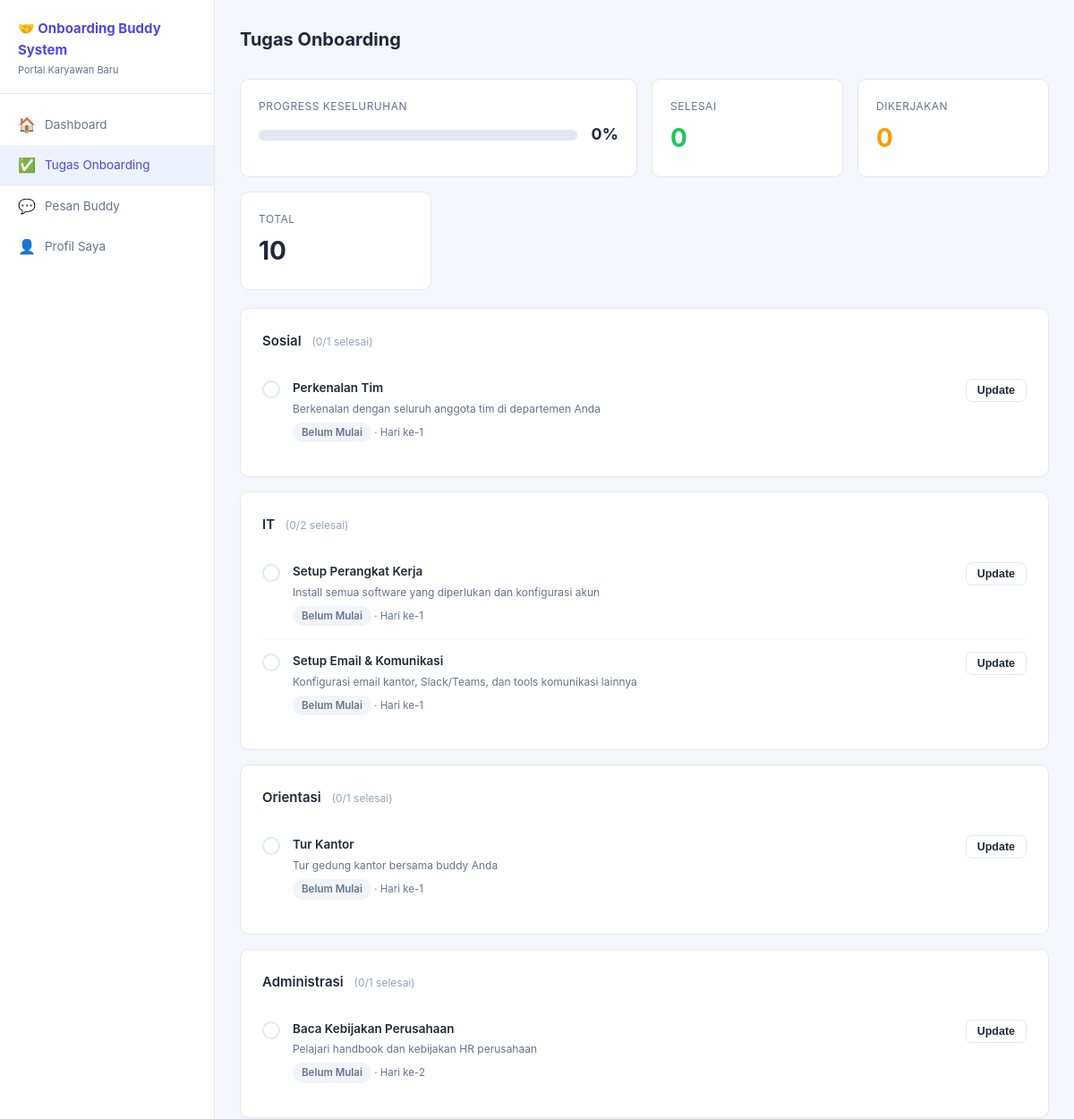
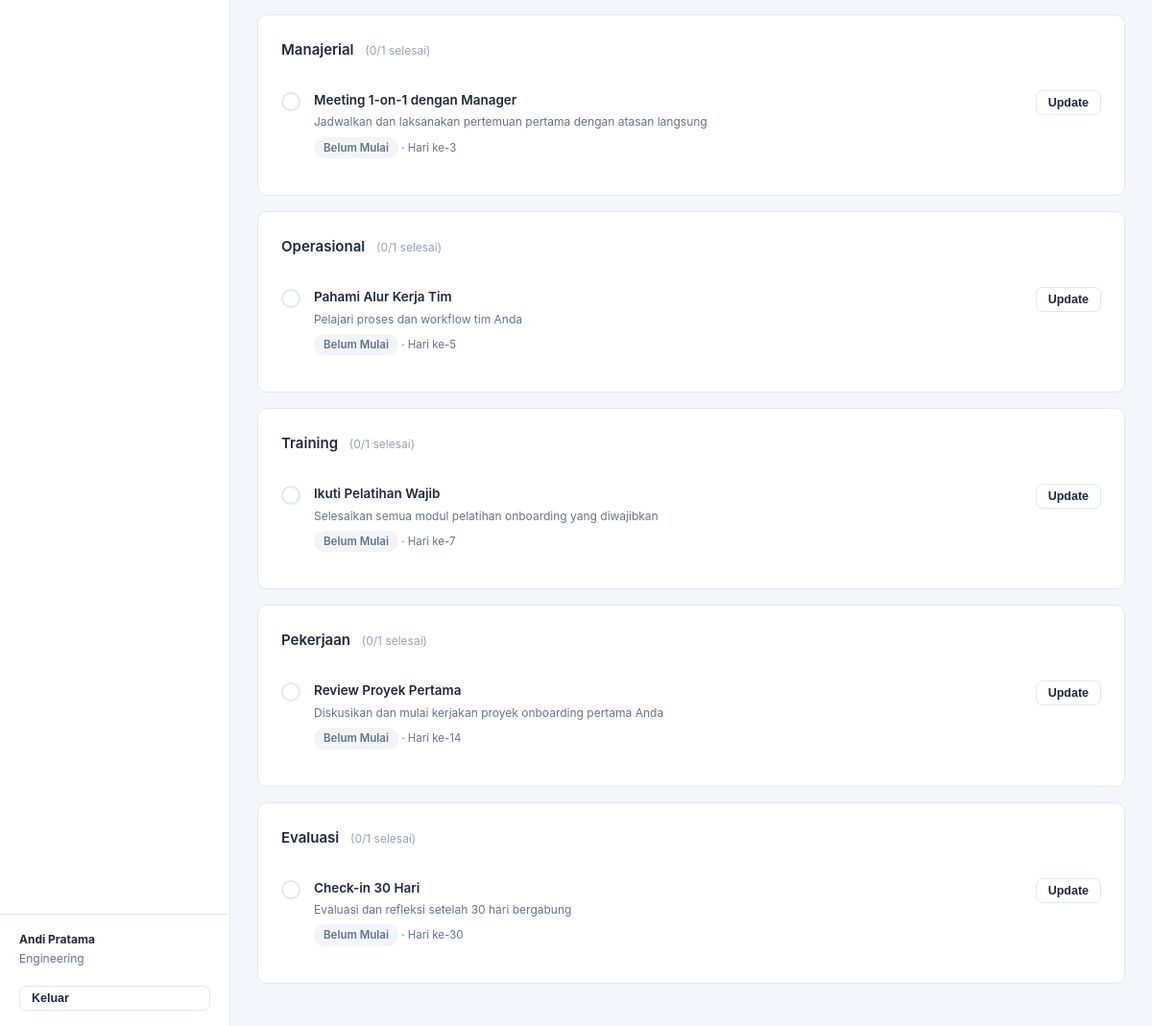
Page /tasks.php (signed in) on the committed database (2 pictures, top to bottom).
### tables this page shows
CREATE TABLE IF NOT EXISTS task_templates (
    id INT AUTO_INCREMENT PRIMARY KEY,
    title VARCHAR(200) NOT NULL,
    description TEXT,
    category VARCHAR(100),
    day_target INT DEFAULT 1,
    created_by INT,
    FOREIGN KEY (created_by) REFERENCES users(id) ON DELETE SET NULL
);

### includes/config.php (called while the page is built, shortened)
<?php
function currentUser(): array {
    return $_SESSION['user'] ?? [];
}

### tasks.php (the view, shortened to what this page needs)
<?php
require_once __DIR__ . '/includes/config.php';
$db  = getDB();
$uid = $_SESSION['user_id'];
$tasks = $db->prepare("
    SELECT t.*, op.status, op.notes, op.completed_at
    FROM task_templates t
    LEFT JOIN onboarding_progress op ON op.task_id=t.id AND op.new_hire_id=?
    ORDER BY t.day_target, t.id
");
$tasks->execute([$uid]);
$tasks = $tasks->fetchAll();
$done   = count(array_filter($tasks, fn($t) => $t['status'] === 'done'));
$inprog = count(array_filter($tasks, fn($t) => $t['status'] === 'in_progress'));
$pct    = count($tasks) > 0 ? round(($done / count($tasks)) * 100) : 0;
$user = currentUser();
$statusLabel = ['pending' => 'Belum Mulai', 'in_progress' => 'Sedang Dikerjakan', 'done' => 'Selesai'];
$statusBadge = ['pending' => 'badge-muted', 'in_progress' => 'badge-warning', 'done' => 'badge-success'];
$grouped = [];
foreach ($tasks as $t) {
    $grouped[$t['category']][] = $t;
}
?>
<!DOCTYPE html>
<html lang="id">
<head>
<link rel="stylesheet" href="assets/style.css">
</head>
<body>
<div class="layout">
  <aside class="sidebar">
    <div class="sidebar-brand"><h2>🤝 <?= APP_NAME ?></h2><span>Portal Karyawan Baru</span></div>
    <nav class="sidebar-nav">
      <a href="dashboard.php"><span class="icon">🏠</span> Dashboard</a>
      <a href="tasks.php" class="active"><span class="icon">✅</span> Tugas Onboarding</a>
      <a href="messages.php"><span class="icon">💬</span> Pesan Buddy</a>
      <a href="profile.php"><span class="icon">👤</span> Profil Saya</a>
    </nav>
    <div class="sidebar-footer">
      <strong><?= htmlspecialchars($user['name']) ?></strong>
      <?= htmlspecialchars($user['department'] ?: '') ?>
      <br><br>
      <form method="POST" action="auth.php"><input type="hidden" name="action" value="logout">
        <button class="btn btn-outline btn-sm" style="width:100%">Keluar</button>
      </form>
    </div>
  </aside>
  <main class="main">
    <div class="topbar"><h1>Tugas Onboarding</h1></div>
    <div class="stats-grid" style="margin-bottom:20px">
      <div class="stat-card" style="grid-column:span 2">
        <div class="label">Progress Keseluruhan</div>
        <div style="display:flex;align-items:center;gap:16px;margin-top:8px">
          <div class="progress-bar" style="flex:1;height:12px">
          </div>
          <strong style="font-size:18px"><?= $pct ?>%</strong>
        </div>
      </div>
      <div class="stat-card"><div class="label">Selesai</div><div class="value" style="color:var(--success)"><?= $done ?></div></div>
      <div class="stat-card"><div class="label">Dikerjakan</div><div class="value" style="color:var(--warning)"><?= $inprog ?></div></div>
      <div class="stat-card"><div class="label">Total</div><div class="value"><?= count($tasks) ?></div></div>
    </div>
    <?php foreach ($grouped as $cat => $cat_tasks): ?>
    <div class="card" style="margin-bottom:16px">
      <div class="card-title">
        <?= htmlspecialchars($cat) ?>
        <span style="font-size:12px;color:#94a3b8;font-weight:400;margin-left:8px">
          (<?= count(array_filter($cat_tasks, fn($t) => $t['status']==='done')) ?>/<?= count($cat_tasks) ?> selesai)
        </span>
      </div>
      <?php foreach ($cat_tasks as $t): ?>
      <div class="task-item">
        <div class="task-check <?= $t['status'] === 'done' ? 'done' : ($t['status'] === 'in_progress' ? 'inprog' : '') ?>">
        </div>
        <div class="task-body" style="flex:1">
          <div style="display:flex;align-items:flex-start;justify-content:space-between;gap:8px">
            <div>
              <h4 style="<?= $t['status']==='done' ? 'text-decoration:line-through;color:#94a3b8' : '' ?>">
                <?= htmlspecialchars($t['title']) ?>
              </h4>
              <p><?= htmlspecialchars($t['description']) ?></p>
              <div class="meta" style="margin-top:6px">
                <span class="badge <?= $statusBadge[$t['status'] ?? 'pending'] ?>"><?= $statusLabel[$t['status'] ?? 'pending'] ?></span>
                · Hari ke-<?= $t['day_target'] ?>
              </div>
            </div>
            <button class="btn btn-outline btn-sm"
              onclick="openModal(<?= $t['id'] ?>, '<?= addslashes($t['title']) ?>', '<?= $t['status'] ?? 'pending' ?>', '<?= addslashes($t['notes'] ?? '') ?>')">
              Update
            </button>
          </div>
        </div>
      </div>
      <?php endforeach; ?>
    </div>
    <?php endforeach; ?>
  </main>
</div>
</body>
</html>

### assets/style.css (style rules this page uses)
*, *::before, *::after { box-sizing: border-box; margin: 0; padding: 0; }
:root { --bg: #f4f6fb; --white: #ffffff; --border: #e2e8f0; --primary: #4f46e5; --primary-h: #4338ca; --secondary: #0ea5e9; --success: #22c55e; --warning: #f59e0b; --danger: #ef4444; --text: #1e293b; --muted: #64748b; --sidebar-w: 240px; --radius: 10px; }
body { font-family: -apple-system, "Segoe UI", system-ui, sans-serif; background: var(--bg); color: var(--text); font-size: 14px; line-height: 1.6; }
a { color: var(--primary); text-decoration: none; }
.layout { display: flex; min-height: 100vh; }
.sidebar { width: var(--sidebar-w); background: var(--white); border-right: 1px solid var(--border); display: flex; flex-direction: column; position: fixed; top: 0; left: 0; bottom: 0; z-index: 100; }
.sidebar-brand { padding: 20px 20px 16px; border-bottom: 1px solid var(--border); }
.sidebar-brand h2 { font-size: 15px; font-weight: 700; color: var(--primary); }
.sidebar-brand span { display: block; font-size: 11px; color: var(--muted); margin-top: 2px; }
.sidebar-nav { flex: 1; padding: 12px 0; overflow-y: auto; }
.sidebar-nav a { display: flex; align-items: center; gap: 10px; padding: 10px 20px; color: var(--muted); font-size: 13.5px; transition: background .15s, color .15s; }
.sidebar-nav a:hover, .sidebar-nav a.active { background: #eef2ff; color: var(--primary); text-decoration: none; }
.sidebar-nav a .icon { font-size: 16px; width: 20px; text-align: center; }
.sidebar-footer { padding: 16px 20px; border-top: 1px solid var(--border); font-size: 12px; color: var(--muted); }
.sidebar-footer strong { display: block; color: var(--text); }
.main { margin-left: var(--sidebar-w); flex: 1; padding: 28px; }
.topbar { display: flex; align-items: center; justify-content: space-between; margin-bottom: 28px; }
.topbar h1 { font-size: 20px; font-weight: 700; }
.card { background: var(--white); border: 1px solid var(--border); border-radius: var(--radius); padding: 24px; }
.card-title { font-size: 15px; font-weight: 600; margin-bottom: 16px; color: var(--text); }
.stats-grid { display: grid; grid-template-columns: repeat(auto-fill, minmax(180px, 1fr)); gap: 16px; margin-bottom: 28px; }
.stat-card { background: var(--white); border: 1px solid var(--border); border-radius: var(--radius); padding: 20px; }
.stat-card .label { font-size: 12px; color: var(--muted); text-transform: uppercase; letter-spacing: .5px; }
.stat-card .value { font-size: 28px; font-weight: 700; margin-top: 4px; color: var(--text); }
.progress-bar { background: #e2e8f0; border-radius: 999px; height: 8px; overflow: hidden; }
.badge { display: inline-block; padding: 2px 10px; border-radius: 999px; font-size: 11.5px; font-weight: 600; }
.badge-muted { background: #f1f5f9; color: var(--muted); }
.btn { display: inline-flex; align-items: center; gap: 6px; padding: 9px 18px; border-radius: 7px; border: none; font-size: 13.5px; font-weight: 600; cursor: pointer; transition: background .15s, opacity .15s; text-decoration: none; }
.btn-outline { background: transparent; border: 1px solid var(--border); color: var(--text); }
.btn-sm { padding: 5px 12px; font-size: 12.5px; }
.task-item { display: flex; align-items: flex-start; gap: 14px; padding: 14px 0; border-bottom: 1px solid #f1f5f9; }
.task-item:last-child { border-bottom: none; }
.task-check { width: 20px; height: 20px; border-radius: 50%; border: 2px solid var(--border); flex-shrink: 0; cursor: pointer; display: flex; align-items: center; justify-content: center; transition: background .2s, border-color .2s; margin-top: 2px; }
.task-body h4 { font-size: 13.5px; font-weight: 600; }
.task-body p { font-size: 12px; color: var(--muted); margin-top: 2px; }
.task-body .meta { font-size: 11.5px; color: var(--muted); margin-top: 6px; }

### rows in the picture
task_templates: title "Perkenalan Tim", description "Berkenalan dengan seluruh anggota tim di departemen Anda", status "Belum Mulai", day_target "1"
task_templates: title "Setup Perangkat Kerja", description "Install semua software yang diperlukan dan konfigurasi akun", status "Belum Mulai", day_target "1"
task_templates: title "Setup Email & Komunikasi", description "Konfigurasi email kantor, Slack/Teams, dan tools komunikasi lainnya", status "Belum Mulai", day_target "1"
task_templates: title "Tur Kantor", description "Tur gedung kantor bersama buddy Anda", status "Belum Mulai", day_target "1"
task_templates: title "Baca Kebijakan Perusahaan", description "Pelajari handbook dan kebijakan HR perusahaan", status "Belum Mulai", day_target "2"
task_templates: title "Meeting 1-on-1 dengan Manager", description "Jadwalkan dan laksanakan pertemuan pertama dengan atasan langsung", status "Belum Mulai", day_target "3"
task_templates: title "Pahami Alur Kerja Tim", description "Pelajari proses dan workflow tim Anda", status "Belum Mulai", day_target "5"
task_templates: title "Ikuti Pelatihan Wajib", description "Selesaikan semua modul pelatihan onboarding yang diwajibkan", status "Belum Mulai", day_target "7"
task_templates: title "Review Proyek Pertama", description "Diskusikan dan mulai kerjakan proyek onboarding pertama Anda", status "Belum Mulai", day_target "14"
task_templates: title "Check-in 30 Hari", description "Evaluasi dan refleksi setelah 30 hari bergabung", status "Belum Mulai", day_target "30"

### other values in the picture
APP_NAME "Onboarding Buddy System"
$user['name'] "Andi Pratama"
$user['department'] ?: '' "Engineering"
$pct "0"
$done "0"
$inprog "0"
count($tasks) "10"
$cat "Sosial"
count(array_filter($cat_tasks, fn($t) => $t['status']==='done')) "0"
count($cat_tasks) "1"
$cat "IT"
count($cat_tasks) "2"
$cat "Orientasi"
$cat "Administrasi"
$cat "Manajerial"
